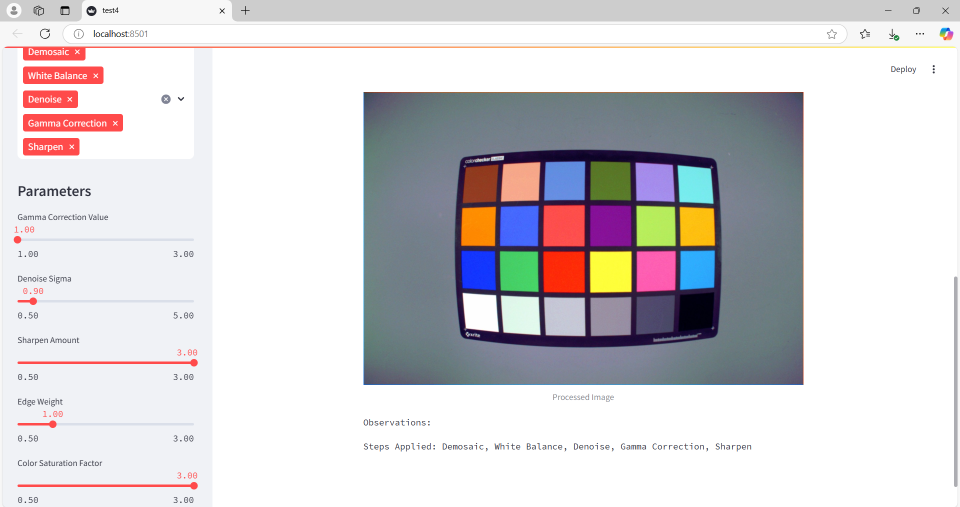
#> input picture Assignment - 1/Denoise+White_balance+Denoise+Gamma+Sharpen.png, 1920 x 1014 px (shown at 1/2 size)
$ python -i basicISP.py   (imports and definitions only)
#> lines starting #> are read from the running program, lines starting #| are printed output that depends on the picture
import streamlit as st
import numpy as np
from skimage import filters
from scipy.ndimage import gaussian_filter
from PIL import Image, ImageEnhance
from skimage import color
import cv2


# Bayer Demosaicing
def demosaic(image):
    h, w = image.shape
    rgb_image = np.zeros((h, w, 3), dtype=np.uint16)

    # Assuming a GRBG Bayer pattern
    rgb_image[0::2, 0::2, 1] = image[0::2, 0::2]  # Green pixels
    rgb_image[0::2, 1::2, 0] = image[0::2, 1::2]  # Red pixels
    rgb_image[1::2, 0::2, 2] = image[1::2, 0::2]  # Blue pixels
    rgb_image[1::2, 1::2, 1] = image[1::2, 1::2]  # Green pixels

    # Interpolate missing values
    rgb_image[:, :, 0] = gaussian_filter(rgb_image[:, :, 0], sigma=1)
    rgb_image[:, :, 1] = gaussian_filter(rgb_image[:, :, 1], sigma=1)
    rgb_image[:, :, 2] = gaussian_filter(rgb_image[:, :, 2], sigma=1)

    return rgb_image


# White Balance
# [5 lines left out: function white_balance, not called in this run]


# Denoising
def denoise(image, sigma=1.0):
    return gaussian_filter(image, sigma=(sigma, sigma, 0))


# Gamma Correction
# [114 lines left out: functions gamma_correction, simplest_color_balance, sharpen, enhance_edges, process_image, main, not called in this run]


# [2 lines not run here, left out]

>>> import cv2
>>> picture = cv2.imread('Denoise+White_balance+Denoise+Gamma+Sharpen.png', cv2.IMREAD_GRAYSCALE)
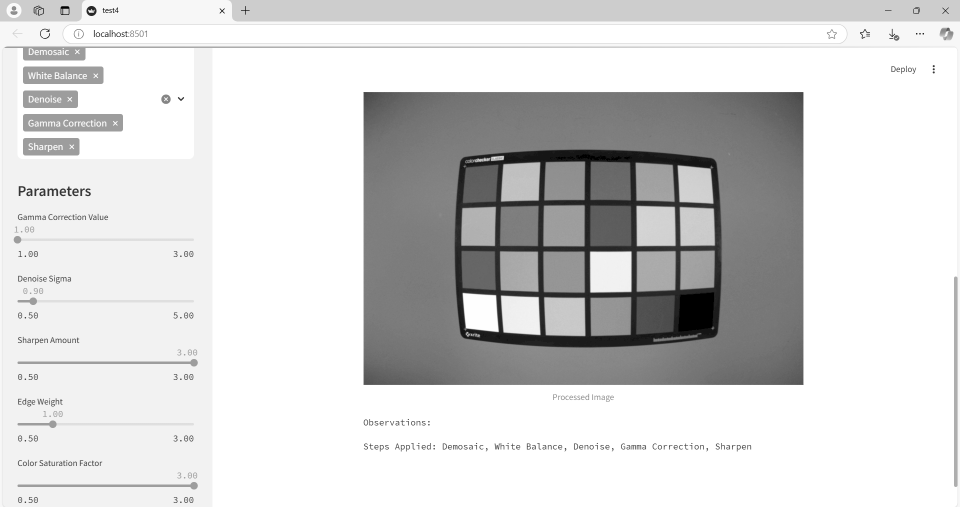
#> picture: shape (1014, 1920) (shown at 1/2 size); min 0, max 255, mean 212.6
>>> result = demosaic(picture)
#> in demosaic, `rgb_image[0::2, 0::2, 1] = image[0::2, 0::2]`:
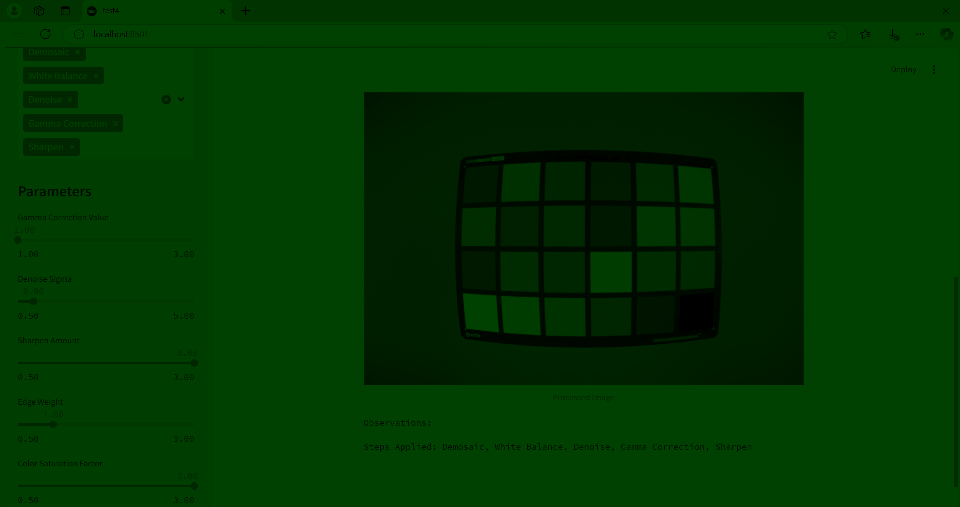
#> rgb_image: shape (1014, 1920, 3) uint16 (shown at 1/2 size); mean of channels 0, 1, 2 0, 53.2, 0; drawn as R, G, B
#> in demosaic, `rgb_image[0::2, 1::2, 0] = image[0::2, 1::2]`:
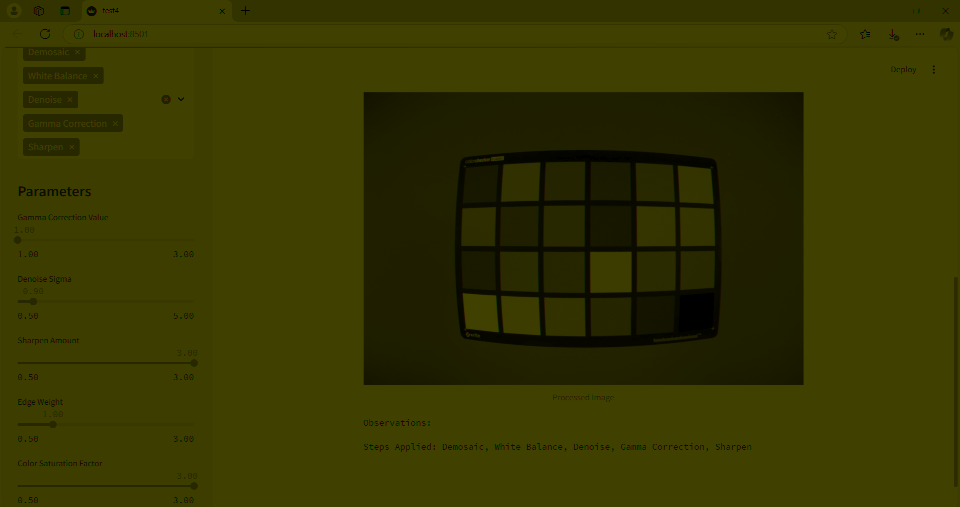
#> rgb_image: shape (1014, 1920, 3) uint16 (shown at 1/2 size); mean of channels 0, 1, 2 53.2, 53.2, 0; drawn as R, G, B
#> in demosaic, `rgb_image[1::2, 0::2, 2] = image[1::2, 0::2]`:
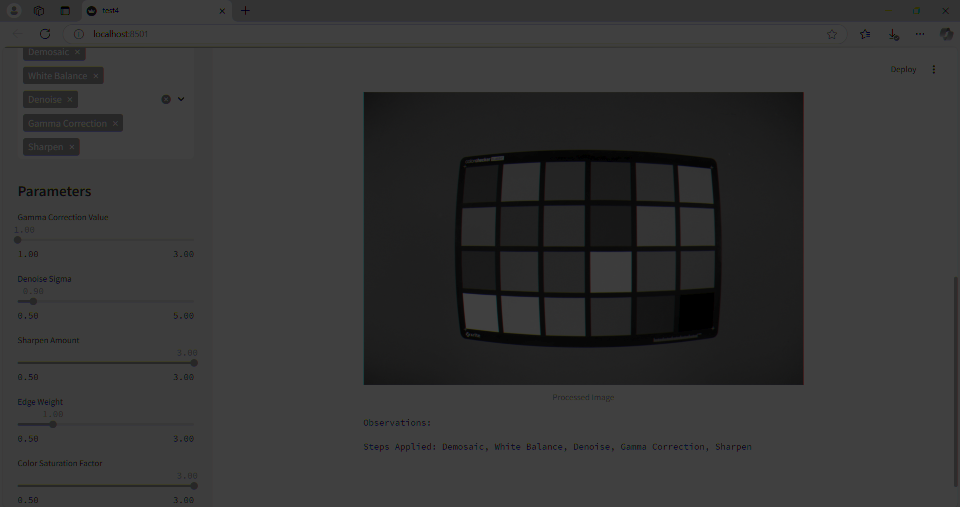
#> rgb_image: shape (1014, 1920, 3) uint16 (shown at 1/2 size); mean of channels 0, 1, 2 53.2, 53.2, 53.1; drawn as R, G, B
#> in demosaic, `rgb_image[1::2, 1::2, 1] = image[1::2, 1::2]`:
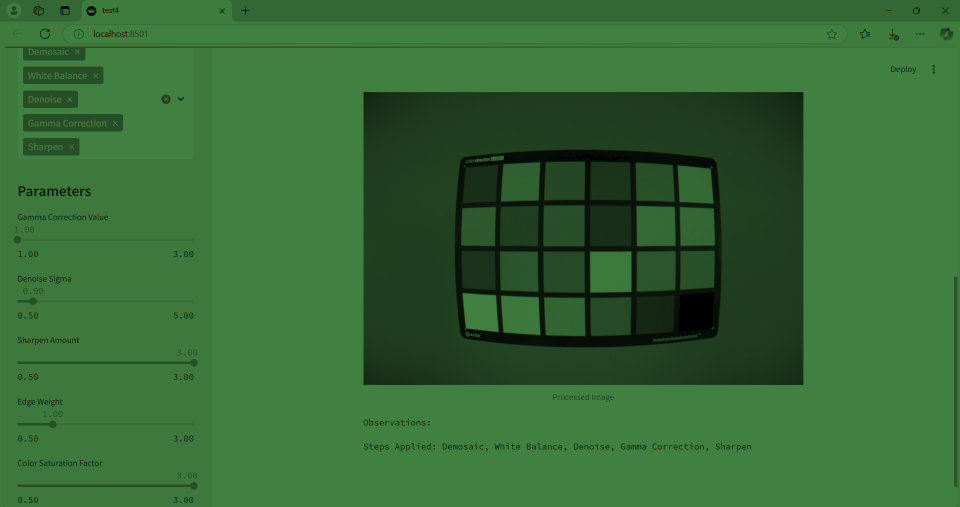
#> rgb_image: shape (1014, 1920, 3) uint16 (shown at 1/2 size); mean of channels 0, 1, 2 53.2, 106.3, 53.1; drawn as R, G, B
